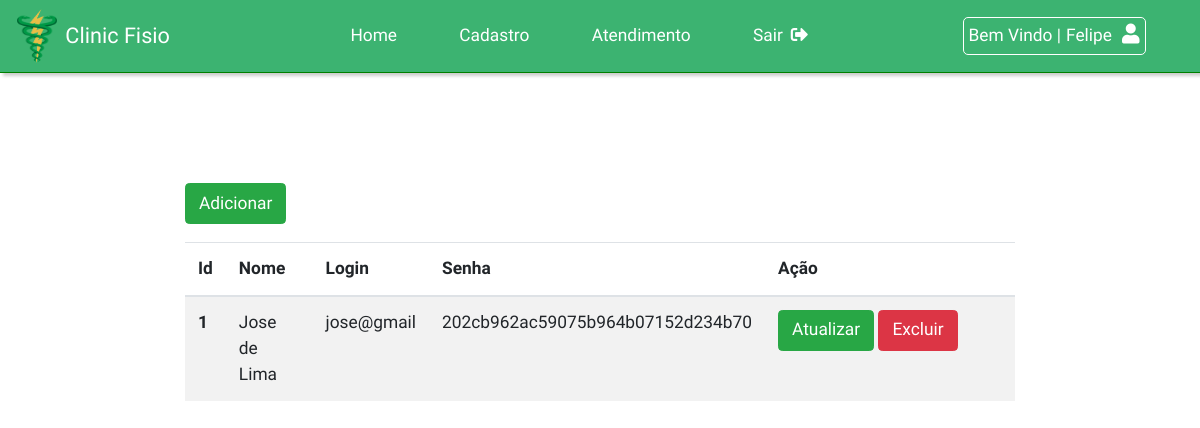
Screenshot of /Telas/ListarFuncionarios.php (signed in) with the database file from the repository.
### tables this page shows
CREATE TABLE IF NOT EXISTS FUNCIONARIO( 
  IDFUNC INT(11) AUTO_INCREMENT PRIMARY KEY, 
  NOMEFUNC VARCHAR(255) NOT NULL, 
  DATANASCFUNC DATE NOT NULL,
  SEXOFUNC VARCHAR(255) NOT NULL,
  RGFUNC VARCHAR(255) NOT NULL,
  CPFFUNC VARCHAR(255) NOT NULL,
  ESTADOCIVILFUNC VARCHAR(255) NOT NULL,
  ENDERECOFUNC VARCHAR(255) NOT NULL,
  BAIRROFUNC VARCHAR(255) NOT NULL,
  CIDADEFUNC VARCHAR(255) NOT NULL,
  TELEFONEFUNC VARCHAR(255) NOT NULL,
  FUNCAOFUNC VARCHAR(255) NOT NULL,
  LOGIN VARCHAR(255) NOT NULL, 
  SENHA VARCHAR(255) NOT NULL
 );

### Util/daoGenerico.php (called while the page is built, shortened)
<?php
class daoGenerico{
  public $error = false;
  private $pdo;
 function __construct(){
      try{
        $this->pdo = new PDO("mysql:host=localhost;dbname=fisio;charset=utf8",'root','');
      }catch(PDOException $e){
        $this->error = true;
        $this->error($e->getMessage());
      }
  }
    public function getDados($sql,$fetchAll){
     if($this->error != true){
        try {
          $stm = $this->pdo->prepare($sql);
          if($stm->execute()){
              if($fetchAll):
                $dados = $stm->fetchAll(PDO::FETCH_OBJ);
              else:
                $dados = $stm->fetch(PDO::FETCH_OBJ);
              endif;
                if(!empty($dados)){
                  return $dados;
                }else{
                  return null;
                }
          }else{
              return null;
          }
        }catch (PDOException $e) {
          echo "Erro: " . $e->getMessage();
        }
      }
   }
}
?>

### Telas/ListarFuncionarios.php (the view, shortened to what this page needs)
<!DOCTYPE html>
<html lang="pt-br">
<head>
    <link rel="stylesheet" href="https://maxcdn.bootstrapcdn.com/bootstrap/4.0.0/css/bootstrap.min.css">
    <link rel="stylesheet" href="https://use.fontawesome.com/releases/v5.8.2/css/all.css">
    <link rel="stylesheet" href="../bootstrap/css/bootstrap.min.css">
    <link rel="stylesheet" type="text/css" href="../css/styleListarFunc.css">
    <link rel="stylesheet"  type="text/css"  href="../css/styleMenu.css">
</head>
<body>
    <?php require '../Util/Menu.php'; ?>
      <div class="container">
            <div class="row">
                <p>
                    <a href="../Telas/CadastroProfessor.php" class="btn btn-success">Adicionar</a>
                </p>
                <table class="table table-striped">
                    <thead>
                        <tr>
                            <th scope="col">Id</th>
                            <th scope="col">Nome</th>
                            <th scope="col">Login</th>
                            <th scope="col">Senha</th>
                            <th scope="col">Ação</th>
                        </tr>
                    </thead>
                    <tbody>
                        <?php
                        require '../Util/daoGenerico.php';
                        $dao = new daoGenerico();
                        $sql = 'SELECT * FROM FUNCIONARIO ORDER BY IDFUNC ASC';
                        $dados = $dao->getDados($sql,true);
                        foreach($dados as $row){
                            echo '<tr>';
			                echo '<th scope="row">'. $row->IDFUNC . '</th>';
                            echo '<td>'. $row->NOMEFUNC . '</td>';
                            echo '<td>'. $row->LOGIN . '</td>';
                            echo '<td>'. $row->SENHA . '</td>';
                            echo '<td width=250>';
                            echo '<a class="btn btn-success" href="../Telas/CadastroFuncionario.php?id='.$row->IDFUNC.'">Atualizar</a>';
                            echo '<a class="btn btn-danger" href="../Telas/ListarFuncionarios.php?id='.$row->IDFUNC.'">Excluir</button>';
                            echo '</td>';
                            echo '</tr>';
                        }
                        ?>
                    </tbody>
                </table>
           </div>
      </div>
</body>
</html>

### css/styleListarFunc.css (style rules this page uses)
* { padding: 0; margin: 0; font-family: 'Abel', sans-serif; user-select: none; font-size: 13pt; }
.container { transform: translateY(60px); margin: 0 auto; padding: 5px; width: 810px; transition: .3s; }

### css/styleMenu.css (style rules this page uses)
.container { padding-top: 50px; }

### rows the page displays
funcionario: IDFUNC "1", NOMEFUNC "Jose de Lima", LOGIN "jose@gmail", SENHA "202cb962ac59075b964b07152d234b70"

### other values shown
explode(' ',$logado)[0] "Felipe"
